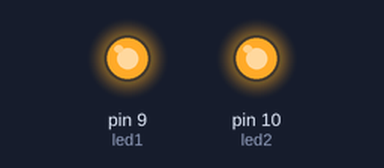
Recording of a sketch running on a simulated Arduino Uno, built with avr-gcc and run on an emulated ATmega328P. Parts: output pins drawn as LEDs (lit = HIGH).

Above: at 0.1 s.
Timing chart, 0 to 1.6 s (numbered marks = the images above):
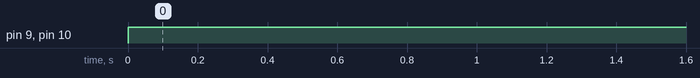

The sketch:

ex11.ino
```cpp
int led1 = 9;
int led2 = 10;

void setup() {
    pinMode(led1, OUTPUT);
    pinMode(led2, OUTPUT);

}

void loop() {
    digitalWrite(led1, HIGH);
    digitalWrite(led2, HIGH);
    delay(1000);

}
```

Measured:
- by itself, pin 9 (led1), pin 10 (led2): LOW → HIGH at 0.00 s
